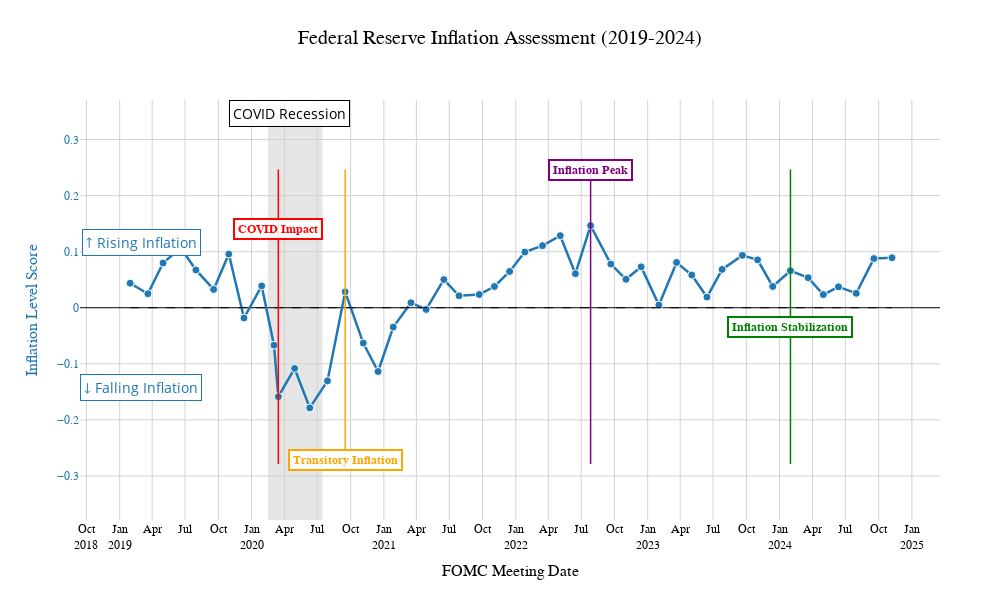

This figure's notebook cell:
### Code cell
import plotly.graph_objects as go
import pandas as pd
import numpy as np
from datetime import datetime

# Convert date to datetime if it's not already
if not pd.api.types.is_datetime64_any_dtype(df['date']):
    df['date'] = pd.to_datetime(df['date'])

# Filter data for our time range (2019-01 to 2024-01)
mask = (df['date'] >= '2019-01-01') & (df['date'] <= '2025-01-31')
filtered_df = df.loc[mask].copy()

# Make sure the data is sorted by date
filtered_df = filtered_df.sort_values('date')

# Key events with dates and descriptions for inflation
key_events = [
    {'date': '2020-03-15', 'description': 'COVID Impact', 'color': 'red'},
    {'date': '2020-09-16', 'description': 'Transitory Inflation', 'color': 'orange'},
    {'date': '2022-07-27', 'description': 'Inflation Peak', 'color': 'purple'},
    {'date': '2024-01-31', 'description': 'Inflation Stabilization', 'color': 'green'}
]

# Create the figure
fig = go.Figure()

# Add inflation level score
fig.add_trace(
    go.Scatter(
        x=filtered_df['date'], 
        y=filtered_df['inflation_level_score'],
        mode='lines+markers',
        name='Inflation Level',
        line=dict(color='#1F77B4', width=2.5),  # Blue for inflation level
        marker=dict(
            size=8,
            color='#1F77B4',
            line=dict(color='white', width=1)
        )
    )
)

# Add reference line at zero
fig.add_shape(
    type="line",
    x0=filtered_df['date'].min(),
    y0=0,
    x1=filtered_df['date'].max(),
    y1=0,
    line=dict(color="black", width=1, dash="dash"),
)

# Add key events as vertical lines with clearly visible annotations
for event in key_events:
    event_date = pd.Timestamp(event['date'])
    
    # Find the nearest date in our data
    nearest_idx = abs(filtered_df['date'] - event_date).argmin()
    
    # Find the inflation score on that date (if available)
    y_position = 0
    if nearest_idx < len(filtered_df):
        y_position = filtered_df.iloc[nearest_idx]['inflation_level_score']
    
    # Add vertical line
    fig.add_shape(
        type="line",
        x0=event_date,
        y0=filtered_df['inflation_level_score'].min() - 0.1,
        x1=event_date,
        y1=filtered_df['inflation_level_score'].max() + 0.1,
        line=dict(
            color=event['color'],
            width=1.5,
            dash="solid",
        ),
    )
    
    # Position adjustments for annotations to prevent overlap and move out of middle
    # Vary the positions based on event date
    y_offsets = {
        '2020-03-15': 0.3,
        '2020-09-16': -0.3,
        '2022-07-27': 0.1,
        '2024-01-31': -0.1
    }
    
    y_offset = y_offsets.get(event['date'], 0)
    
    # Add clear text labels
    fig.add_annotation(
        x=event_date,
        y=y_position + y_offset,
        text=event['description'],
        showarrow=False,
        font=dict(size=12, color=event['color'], family="Arial", weight="bold"),
        align="center",
        bgcolor="rgba(255, 255, 255, 0.9)",
        bordercolor=event['color'],
        borderwidth=2,
        borderpad=3,
    )

# Add recession shading for COVID period
fig.add_shape(
    type="rect",
    x0="2020-02-15", 
    x1="2020-07-15",
    y0=filtered_df['inflation_level_score'].min() - 0.2,
    y1=filtered_df['inflation_level_score'].max() + 0.2,
    fillcolor="rgba(128, 128, 128, 0.2)", 
    line=dict(width=0),
    layer="below",
)

# Add clear text label for COVID recession
fig.add_annotation(
    x=pd.Timestamp("2020-04-15"),
    y=filtered_df['inflation_level_score'].max() + 0.2,
    text="COVID Recession",
    showarrow=False,
    font=dict(size=14, color="black"),
    align="center",
    bgcolor="rgba(255, 255, 255, 0.8)",
    bordercolor="black",
    borderwidth=1,
    borderpad=3,
)

# Add annotations for inflation level score - moved to edges
fig.add_annotation(
    x=pd.Timestamp("2019-03-01"),
    y=filtered_df['inflation_level_score'].max() * 0.8,
    text="↑ Rising Inflation",
    showarrow=False,
    font=dict(size=14, color="#1F77B4"),
    align="left",
    bgcolor="white",
    bordercolor="#1F77B4",
    borderwidth=1,
    borderpad=3,
)

fig.add_annotation(
    x=pd.Timestamp("2019-03-01"),
    y=filtered_df['inflation_level_score'].min() * 0.8,
    text="↓ Falling Inflation",
    showarrow=False,
    font=dict(size=14, color="#1F77B4"),
    align="left",
    bgcolor="white",
    bordercolor="#1F77B4",
    borderwidth=1,
    borderpad=3,
)

# Update layout with clear, print-friendly styling
fig.update_layout(
    title={
        'text': 'Federal Reserve Inflation Assessment (2019-2024)',
        'y':0.95,
        'x':0.5,
        'xanchor': 'center',
        'yanchor': 'top',
        'font': dict(size=20, family="Arial", color="black")
    },
    showlegend=False,  # No legend needed
    plot_bgcolor='white',
    paper_bgcolor='white',
    height=600,
    width=1000,
    margin=dict(l=80, r=60, t=100, b=80)
)

# Update x-axis
fig.update_xaxes(
    title_text="FOMC Meeting Date",
    title_font=dict(size=16, family="Arial", color="black"),
    showgrid=True,
    gridcolor='lightgray',
    gridwidth=1,
    dtick="M3",
    tickformat="%b\n%Y",
    tickfont=dict(size=12, family="Arial", color="black"),
    zeroline=False
)

# Update y-axis
fig.update_yaxes(
    title_text="Inflation Level Score",
    title_font=dict(size=16, family="Arial", color="#1F77B4"),
    showgrid=True,
    gridcolor='lightgray',
    gridwidth=1,
    zeroline=True,
    zerolinecolor='black',
    zerolinewidth=1,
    tickfont=dict(size=12, family="Arial", color="#1F77B4"),
)

# Show the figure
fig.show()

# Save as a static image for presentations
fig.write_image("fed_inflation_level_assessment.png", scale=2)  # Higher scale for better resolution

# Save as HTML
fig.write_html("fed_inflation_level_assessment.html")

### Figure 1 — Plotly figure (JSON) as saved in the notebook; plotly's stock layout.template omitted (floating-point values rounded to 4 significant figures)
{"data": [{"line": {"color": "#1F77B4", "width": 2.5}, "marker": {"color": "#1F77B4", "line": {"color": "white", "width": 1}, "size": 8}, "mode": "lines+markers", "name": "Inflation Level", "type": "scatter", "x": ["2019-01-30T00:00:00.000000000", "2019-03-20T00:00:00.000000000", "2019-05-01T00:00:00.000000000", "2019-06-19T00:00:00.000000000", "2019-07-31T00:00:00.000000000", "2019-09-18T00:00:00.000000000", "2019-10-30T00:00:00.000000000", "2019-12-11T00:00:00.000000000", "2020-01-29T00:00:00.000000000", "2020-03-03T00:00:00.000000000", "2020-03-15T00:00:00.000000000", "2020-04-29T00:00:00.000000000", "2020-06-10T00:00:00.000000000", "2020-07-29T00:00:00.000000000", "2020-09-16T00:00:00.000000000", "2020-11-05T00:00:00.000000000", "2020-12-16T00:00:00.000000000", "2021-01-27T00:00:00.000000000", "2021-03-17T00:00:00.000000000", "2021-04-28T00:00:00.000000000", "2021-06-16T00:00:00.000000000", "2021-07-28T00:00:00.000000000", "2021-09-22T00:00:00.000000000", "2021-11-03T00:00:00.000000000", "2021-12-15T00:00:00.000000000", "2022-01-26T00:00:00.000000000", "2022-03-16T00:00:00.000000000", "2022-05-04T00:00:00.000000000", "2022-06-15T00:00:00.000000000", "2022-07-27T00:00:00.000000000", "2022-09-21T00:00:00.000000000", "2022-11-02T00:00:00.000000000", "2022-12-14T00:00:00.000000000", "2023-02-01T00:00:00.000000000", "2023-03-22T00:00:00.000000000", "2023-05-03T00:00:00.000000000", "2023-06-14T00:00:00.000000000", "2023-07-26T00:00:00.000000000", "2023-09-20T00:00:00.000000000", "2023-11-01T00:00:00.000000000", "2023-12-13T00:00:00.000000000", "2024-01-31T00:00:00.000000000", "2024-03-20T00:00:00.000000000", "2024-05-01T00:00:00.000000000", "2024-06-12T00:00:00.000000000", "2024-07-31T00:00:00.000000000", "2024-09-18T00:00:00.000000000", "2024-11-07T00:00:00.000000000"], "y": [0.04371, 0.02492, 0.07976, 0.1067, 0.06736, 0.03259, 0.0957, -0.01832, 0.03885, -0.06681, -0.1587, -0.1083, -0.1786, -0.1305, 0.02838, -0.06302, -0.1137, -0.03454, 0.008938, -0.003106, 0.05019, 0.0213, 0.02354, 0.0379, 0.06466, 0.09921, 0.1107, 0.1285, 0.06073, 0.1464, 0.07787, 0.05066, 0.07287, 0.004768, 0.08075, 0.05828, 0.01897, 0.06834, 0.09336, 0.08536, 0.03798, 0.06598, 0.05355, 0.02344, 0.03723, 0.02567, 0.08767, 0.08911]}], "layout": {"annotations": [{"align": "center", "bgcolor": "rgba(255, 255, 255, 0.9)", "bordercolor": "red", "borderpad": 3, "borderwidth": 2, "font": {"color": "red", "family": "Arial", "size": 12, "weight": "bold"}, "showarrow": false, "text": "COVID Impact", "x": "2020-03-15T00:00:00", "y": 0.1413}, {"align": "center", "bgcolor": "rgba(255, 255, 255, 0.9)", "bordercolor": "orange", "borderpad": 3, "borderwidth": 2, "font": {"color": "orange", "family": "Arial", "size": 12, "weight": "bold"}, "showarrow": false, "text": "Transitory Inflation", "x": "2020-09-16T00:00:00", "y": -0.2716}, {"align": "center", "bgcolor": "rgba(255, 255, 255, 0.9)", "bordercolor": "purple", "borderpad": 3, "borderwidth": 2, "font": {"color": "purple", "family": "Arial", "size": 12, "weight": "bold"}, "showarrow": false, "text": "Inflation Peak", "x": "2022-07-27T00:00:00", "y": 0.2464}, {"align": "center", "bgcolor": "rgba(255, 255, 255, 0.9)", "bordercolor": "green", "borderpad": 3, "borderwidth": 2, "font": {"color": "green", "family": "Arial", "size": 12, "weight": "bold"}, "showarrow": false, "text": "Inflation Stabilization", "x": "2024-01-31T00:00:00", "y": -0.03402}, {"align": "center", "bgcolor": "rgba(255, 255, 255, 0.8)", "bordercolor": "black", "borderpad": 3, "borderwidth": 1, "font": {"color": "black", "size": 14}, "showarrow": false, "text": "COVID Recession", "x": "2020-04-15T00:00:00", "y": 0.3464}, {"align": "left", "bgcolor": "white", "bordercolor": "#1F77B4", "borderpad": 3, "borderwidth": 1, "font": {"color": "#1F77B4", "size": 14}, "showarrow": false, "text": "↑ Rising Inflation", "x": "2019-03-01T00:00:00", "y": 0.1171}, {"align": "left", "bgcolor": "white", "bordercolor": "#1F77B4", "borderpad": 3, "borderwidth": 1, "font": {"color": "#1F77B4", "size": 14}, "showarrow": false, "text": "↓ Falling Inflation", "x": "2019-03-01T00:00:00", "y": -0.1429}], "height": 600, "margin": {"b": 80, "l": 80, "r": 60, "t": 100}, "paper_bgcolor": "white", "plot_bgcolor": "white", "shapes": [{"line": {"color": "black", "dash": "dash", "width": 1}, "type": "line", "x0": "2019-01-30T00:00:00", "x1": "2024-11-07T00:00:00", "y0": 0, "y1": 0}, {"line": {"color": "red", "dash": "solid", "width": 1.5}, "type": "line", "x0": "2020-03-15T00:00:00", "x1": "2020-03-15T00:00:00", "y0": -0.2786, "y1": 0.2464}, {"line": {"color": "orange", "dash": "solid", "width": 1.5}, "type": "line", "x0": "2020-09-16T00:00:00", "x1": "2020-09-16T00:00:00", "y0": -0.2786, "y1": 0.2464}, {"line": {"color": "purple", "dash": "solid", "width": 1.5}, "type": "line", "x0": "2022-07-27T00:00:00", "x1": "2022-07-27T00:00:00", "y0": -0.2786, "y1": 0.2464}, {"line": {"color": "green", "dash": "solid", "width": 1.5}, "type": "line", "x0": "2024-01-31T00:00:00", "x1": "2024-01-31T00:00:00", "y0": -0.2786, "y1": 0.2464}, {"fillcolor": "rgba(128, 128, 128, 0.2)", "layer": "below", "line": {"width": 0}, "type": "rect", "x0": "2020-02-15", "x1": "2020-07-15", "y0": -0.3786, "y1": 0.3464}], "showlegend": false, "title": {"font": {"color": "black", "family": "Arial", "size": 20}, "text": "Federal Reserve Inflation Assessment (2019-2024)", "x": 0.5, "xanchor": "center", "y": 0.95, "yanchor": "top"}, "width": 1000, "xaxis": {"dtick": "M3", "gridcolor": "lightgray", "gridwidth": 1, "showgrid": true, "tickfont": {"color": "black", "family": "Arial", "size": 12}, "tickformat": "%b\n%Y", "title": {"font": {"color": "black", "family": "Arial", "size": 16}, "text": "FOMC Meeting Date"}, "zeroline": false}, "yaxis": {"gridcolor": "lightgray", "gridwidth": 1, "showgrid": true, "tickfont": {"color": "#1F77B4", "family": "Arial", "size": 12}, "title": {"font": {"color": "#1F77B4", "family": "Arial", "size": 16}, "text": "Inflation Level Score"}, "zeroline": true, "zerolinecolor": "black", "zerolinewidth": 1}}}
